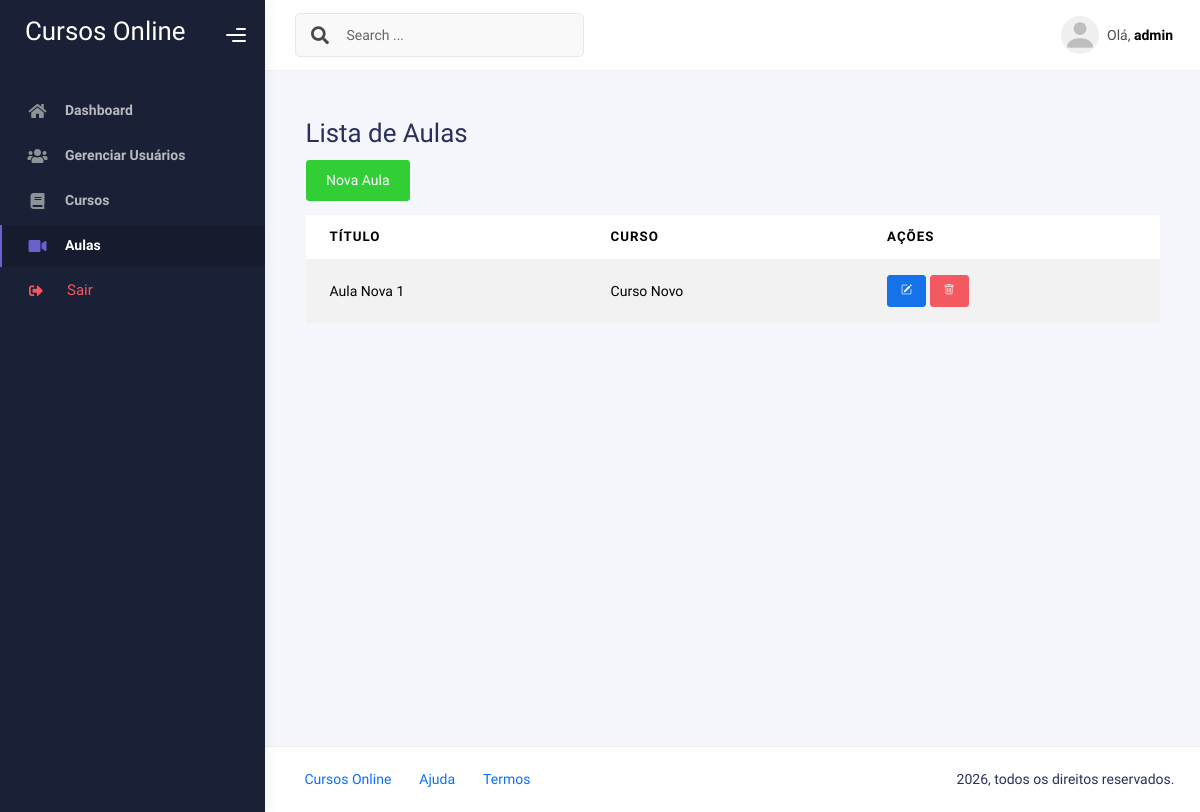
The app's page /aulas/ (signed in), older data.
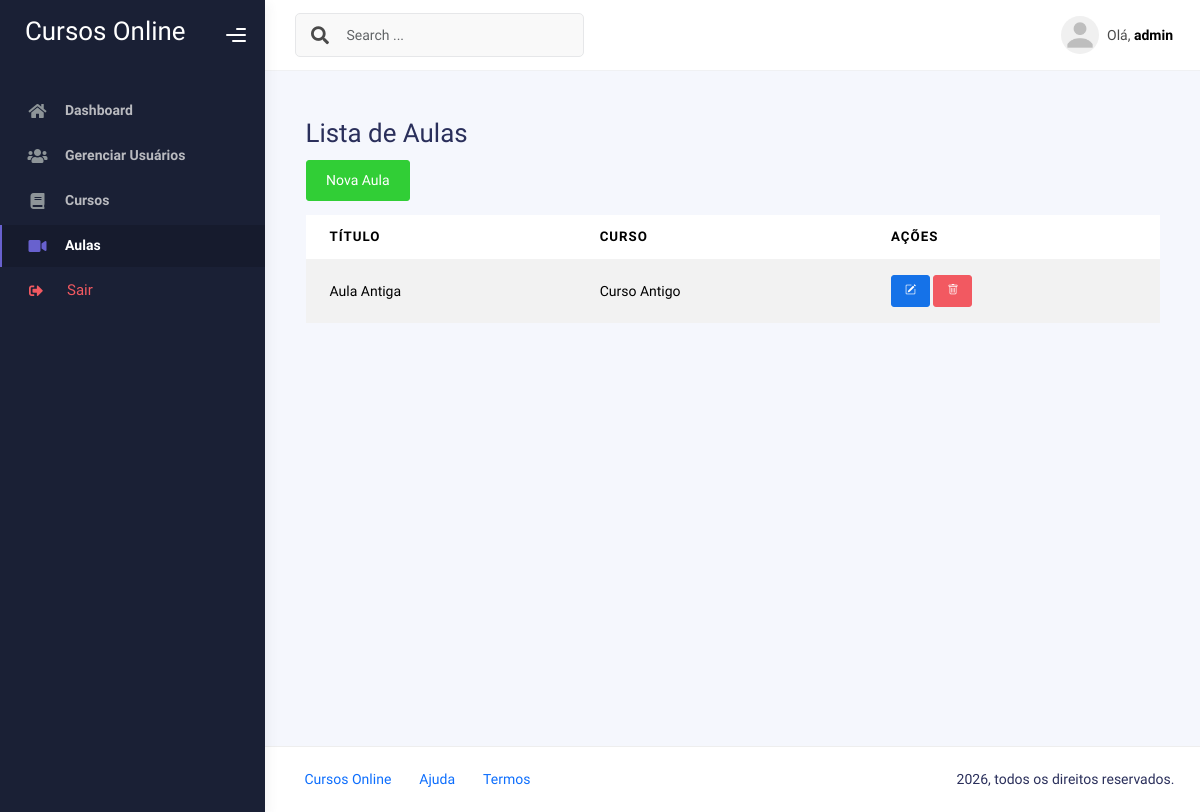
The same page, newer data.
### core/models.py (models this page shows, shortened)
class Aula(models.Model):
    curso = models.ForeignKey(Curso, on_delete=models.CASCADE, related_name='aulas')
    titulo = models.CharField(max_length=100)
    conteudo = models.TextField()
    video_url = models.URLField(blank=True, null=True)
    data_publicacao = models.DateTimeField(auto_now_add=True)

class Curso(models.Model):
    titulo = models.CharField(max_length=100)
    descricao = models.TextField()
    instrutor = models.ForeignKey(User, on_delete=models.CASCADE, related_name='cursos')
    data_criacao = models.DateTimeField(auto_now_add=True)

### core/views.py (the view)
# urls.py: path('aulas/', views.aula_list, name='aula_list'),
@login_required
def aula_list(request):
    aulas = Aula.objects.all()
    return render(request, 'core/aula_list.html', {'aulas': aulas})

### templates/core/aula_list.html (shortened to what this page needs)
{% extends 'base.html' %}
{% block content %}
  <div class="container mt-4">
    <h2>Lista de Aulas</h2>
    <a href="{% url 'aula_form' %}" class="btn btn-success mb-3">Nova Aula</a>
    <div class="table-responsive">
      <table class="table table-striped">
        <thead>
          <tr>
            <th data-label="Título">Título</th>
            <th data-label="Curso">Curso</th>
            <th data-label="Ações">Ações</th>
          </tr>
        </thead>
        <tbody>
          {% for aula in aulas %}
            <tr>
              <td data-label="Título">{{ aula.titulo }}</td>
              <td data-label="Curso">{{ aula.curso.titulo }}</td>
              <td data-label="Ações">
                <div class="table-actions">
                  <a href="{% url 'aula_edit' aula.pk %}" class="btn btn-sm btn-primary" title="Editar">
                    <i class="bi bi-pencil-square btn-action-icon"></i>
                  </a>
                  <a href="{% url 'aula_delete' aula.pk %}" class="btn btn-sm btn-danger" title="Excluir">
                    <i class="bi bi-trash btn-action-icon"></i>
                  </a>
                </div>
              </td>
            </tr>
          {% empty %}
            <tr>
              <td colspan="3">Nenhuma aula cadastrada.</td>
            </tr>
          {% endfor %}
        </tbody>
      </table>
    </div>
  </div>
{% endblock %}

### templates/base.html (shortened to what this page needs)
{% load static %}
<!DOCTYPE html>
<html lang="pt-br">
  <head>
    <link rel="stylesheet" href="{% static 'assets/css/bootstrap.min.css' %}" />
    <link rel="stylesheet" href="{% static 'assets/css/plugins.min.css' %}" />
    <link rel="stylesheet" href="{% static 'assets/css/kaiadmin.min.css' %}" />
    <link rel="stylesheet" href="{% static 'assets/css/demo.css' %}" />
    <link rel="stylesheet" href="{% static 'assets/css/mobile.css' %}" />
    <link rel="stylesheet" href="https://cdn.jsdelivr.net/npm/bootstrap-icons@1.8.0/font/bootstrap-icons.css">
  </head>
  <body>
    <div class="wrapper">
      {% if user.is_authenticated %}
      <div class="sidebar" data-background-color="dark">
        <div class="Cursos Online">
          <div class="logo-header" data-background-color="dark">
            <a href="{% url 'dashboard' %}" class="logo">
              <h2 style="color: white;">
                Cursos Online
              </h2>
            </a>
            <div class="nav-toggle">
              <button class="btn btn-toggle toggle-sidebar">
                <i class="gg-menu-right"></i>
              </button>
            </div>
          </div>
        </div>
        <div class="sidebar-wrapper scrollbar scrollbar-inner">
          <div class="sidebar-content">
            <ul class="nav nav-secondary">
              <li class="nav-item {% if request.resolver_match.url_name == 'dashboard' %}active{% endif %}">
                <a href="{% url 'dashboard' %}">
                  <i class="fas fa-home"></i>
                  <p>Dashboard</p>
                </a>
              </li>
              {% if request.user.is_superuser %}
              <li class="nav-item {% if 'usuario' in request.resolver_match.url_name %}active{% endif %}">
                <a href="{% url 'usuario_list' %}">
                  <i class="fas fa-users"></i>
                  <p>Gerenciar Usuários</p>
                </a>
              </li>
              {% endif %}
              <li class="nav-item {% if 'curso' in request.resolver_match.url_name %}active{% endif %}">
                <a href="{% url 'curso_list' %}">
                  <i class="fas fa-book"></i>
                  <p>Cursos</p>
                </a>
              </li>
              <li class="nav-item {% if 'aula' in request.resolver_match.url_name %}active{% endif %}">
                <a href="{% url 'aula_list' %}">
                  <i class="fas fa-video"></i>
                  <p>Aulas</p>
                </a>
              </li>
             <li class="nav-item">
              <form action="{% url 'logout' %}" method="post" class="d-flex align-items-center w-100">
                <button type="submit" class="nav-link text-danger bg-transparent border-0 w-100 text-start d-flex justify-content-between align-items-center">
                  <div class="d-flex align-items-center" style="margin-left: 15px;">
                    <i class="fas fa-sign-out-alt"></i>
                    <p class="mb-0 ms-3">Sair</p>
                  </div>
                </button>
              </form>
            </li>
            </ul>
          </div>
        </div>
      </div>
      {% endif %}
      <div class="main-panel">
        <div class="main-header">
          <nav class="navbar navbar-header navbar-header-transparent navbar-expand-lg border-bottom">
            <div class="container-fluid">
              <nav class="navbar navbar-header-left navbar-expand-lg navbar-form nav-search p-0 d-none d-lg-flex">
                <div class="input-group">
                  <div class="input-group-prepend">
                    <button type="submit" class="btn btn-search pe-1">
                      <i class="fa fa-search search-icon"></i>
                    </button>
                  </div>
                  <input
                    type="text"
                    placeholder="Search ..."
                    class="form-control"
                  />
                </div>
              </nav>
              <ul class="navbar-nav topbar-nav ms-md-auto align-items-center">
                {% if user.is_authenticated %}
                <li class="nav-item topbar-user dropdown hidden-caret">
                  <a
                    class="dropdown-toggle profile-pic"
                    data-bs-toggle="dropdown"
                    href="#"
                    aria-expanded="false"
                  >
                    <div class="avatar-sm">
                      <img
                        src="{% static 'assets/img/profile.png' %}"
                        alt="..."
                        class="avatar-img rounded-circle"
                      />
                    </div>
                    <span class="profile-username">
                      <span class="op-7">Olá,</span>
                      <span class="fw-bold">{{ user.username }}</span>
                    </span>
                  </a>
                </li>
                {% endif %}
              </ul>
            </div>
          </nav>
        </div>
        <div class="container">
          <div class="page-inner">
            {% block content %}
            {% endblock %}
          </div>
        </div>
        <footer class="footer">
          <div class="container-fluid d-flex justify-content-between">
            <nav class="pull-left">
              <ul class="nav">
                <li class="nav-item">
                  <a class="nav-link" href="#">
                    Cursos Online
                  </a>
                </li>
                <li class="nav-item">
                  <a class="nav-link" href="#"> Ajuda </a>
                </li>
                <li class="nav-item">
                  <a class="nav-link" href="#"> Termos </a>
                </li>
              </ul>
            </nav>
            <div class="copyright">
              {% now "Y" %}, todos os direitos reservados.
            </div>
          </div>
        </footer>
  </body>
</html>

### static/assets/css/demo.css (style rules this page uses)
.nav-secondary .nav-item .nav-link { display: flex; align-items: center; justify-content: space-between; }
.nav-secondary .nav-item .nav-link i { margin-right: 10px; }

Row changes from the older to the newer data that the page shows:
removed Aula: titulo "Aula Nova 1", curso.titulo "Curso Novo"
added Aula: titulo "Aula Antiga", curso.titulo "Curso Antigo"
